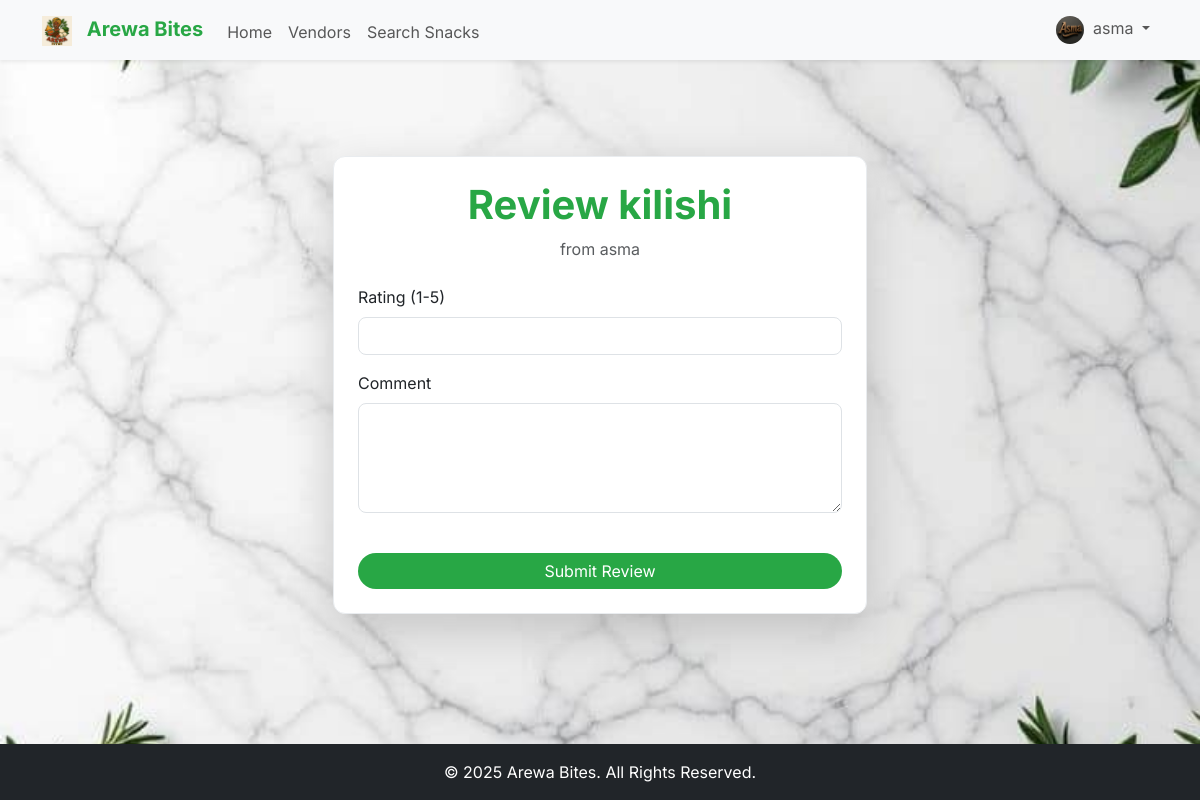
Page /snack/1/review (signed in) on the committed database.
### app/models.py (models this page shows, shortened)
class Vendor(db.Model, UserMixin):
    id = db.Column(db.Integer, primary_key=True)
    business_name = db.Column(db.String(100), unique=True, nullable=False)
    contact_name = db.Column(db.String(100), nullable=False)
    whatsapp_number = db.Column(db.String(20), unique=True, nullable=False)
    location_zone = db.Column(db.String(100), nullable=False)
    state = db.Column(db.String(100), nullable=False)
    email = db.Column(db.String(120), unique=True, nullable=False)
    password = db.Column(db.String(200), nullable=False)
    logo_url = db.Column(db.String(200), nullable=False, default='logos/default.png')
    is_admin = db.Column(db.Boolean, default=False)
    is_verified = db.Column(db.Boolean, default=False)
    referral_code = db.Column(db.String(10), unique=True, nullable=False)
    referred_by = db.Column(db.Integer, db.ForeignKey('vendor.id'))
    snacks = db.relationship('Snack', backref='vendor', lazy=True, cascade="all, delete-orphan")
    referrals = db.relationship('Vendor', backref=db.backref('referrer', remote_side=[id]), lazy=True)

class Snack(db.Model):
    id = db.Column(db.Integer, primary_key=True)
    name = db.Column(db.String(100), nullable=False)
    description = db.Column(db.Text, nullable=False)
    price = db.Column(db.Float, nullable=False)
    media_url = db.Column(db.String(200), nullable=False)
    media_type = db.Column(db.String(10), nullable=False)
    date_posted = db.Column(db.DateTime, nullable=False, default=datetime.utcnow)
    vendor_id = db.Column(db.Integer, db.ForeignKey('vendor.id'), nullable=False)
    reviews = db.relationship('Review', backref='snack', lazy=True, cascade="all, delete-orphan")

### app/routes.py (the view, shortened to what this page needs)
@main.route("/snack/<int:snack_id>/review", methods=['GET', 'POST'])
def review_snack(snack_id):
    snack = db.session.get(Snack, snack_id)
    if not snack:
        flash('Snack not found.', 'danger')
        return redirect(url_for('main.home'))
    form = ReviewForm()
    return render_template('review_snack.html', form=form, snack=snack)

### app/forms.py
class ReviewForm(FlaskForm):
    rating = IntegerField('Rating (1-5)', validators=[DataRequired(), NumberRange(min=1, max=5)])
    comment = TextAreaField('Comment', validators=[DataRequired(), Length(min=10, max=500)])
    submit = SubmitField('Submit Review')

### app/__init__.py (called while the page is built)
def create_app(config_class=Config):
    app = Flask(__name__)
    app.config.from_object(config_class)
    db.init_app(app)
    bcrypt.init_app(app)
    login_manager.init_app(app)
    csrf.init_app(app)
    migrate.init_app(app, db)
    socketio.init_app(app)
    @app.context_processor
    def inject_globals():
        current_vendor = None
        if 'vendor_id' in session:
            from app.models import Vendor
            current_vendor = db.session.get(Vendor, session.get('vendor_id'))
        return {
            'now': datetime.utcnow(),
            'current_vendor': current_vendor
        }
    from app.routes import main
    app.register_blueprint(main)
    return app

### app/routes.py (called while the page is built)
@login_manager.user_loader
def load_user(user_id):
    return db.session.get(Vendor, int(user_id))

@main.context_processor
def inject_globals():
    current_vendor = None
    if 'vendor_id' in session:
        current_vendor = db.session.get(Vendor, session.get('vendor_id'))
    return {
        'now': datetime.utcnow(),
        'current_vendor': current_vendor
    }

### app/templates/review_snack.html (shortened to what this page needs)
{% extends "base.html" %}
{% block content %}
<div class="container my-5">
    <div class="row justify-content-center">
        <div class="col-md-6">
            <div class="card p-4 shadow-lg arewa-card">
                <h1 class="card-title text-center arewa-text-green mb-2 fw-bold">Review {{ snack.name }}</h1>
                <p class="text-center text-muted mb-4">from {{ snack.vendor.business_name }}</p>
                <form method="POST" action="{{ url_for('main.review_snack', snack_id=snack.id) }}" novalidate>
                    <div class="mb-3">
                        <label for="{{ form.rating.id }}" class="form-label">Rating (1-5)</label>
                        {{ form.rating(class="form-control") }}
                    </div>
                    <div class="mb-3">
                        <label for="{{ form.comment.id }}" class="form-label">Comment</label>
                        {{ form.comment(class="form-control", rows="4") }}
                    </div>
                    {{ form.submit(class="btn btn-arewa-primary w-100 mt-4 rounded-pill") }}
                </form>
            </div>
        </div>
    </div>
</div>
{% endblock %}

### app/templates/base.html (shortened to what this page needs)
<!DOCTYPE html>
<html lang="en">
<head>
    <link rel="stylesheet" href="{{ url_for('static', filename='css/bootstrap.min.css') }}">
    <link rel="stylesheet" href="https://cdnjs.cloudflare.com/ajax/libs/font-awesome/6.4.0/css/all.min.css" />
    <link rel="stylesheet" href="{{ url_for('static', filename='css/style.css') }}">
</head>
<body class="bg-light d-flex flex-column min-vh-100">
    <nav class="navbar navbar-expand-lg bg-light shadow-sm">
        <div class="container">
            <a class="navbar-brand fw-bold" href="{{ url_for('main.home') }}">
                <img src="{{ url_for('static', filename='logos/arewa_logo.png') }}" alt="Arewa Bites Logo" style="height: 30px; margin-right: 10px;"> <span class="arewa-text-green">Arewa Bites</span>
            </a>
            <div class="collapse navbar-collapse" id="navbarNav">
                <ul class="navbar-nav me-auto mb-2 mb-lg-0">
                    <li class="nav-item">
                        <a class="nav-link nav-link-item" href="{{ url_for('main.home') }}">Home</a>
                    </li>
                    <li class="nav-item">
                        <a class="nav-link nav-link-item" href="{{ url_for('main.list_vendors') }}">Vendors</a>
                    </li>
                    <li class="nav-item">
                        <a class="nav-link nav-link-item" href="{{ url_for('main.search_snacks') }}">Search Snacks</a>
                    </li>
                </ul>
                <ul class="navbar-nav">
                    {% if current_vendor %}
                        <li class="nav-item dropdown">
                            <a class="nav-link dropdown-toggle" href="#" id="navbarDropdown" role="button" data-bs-toggle="dropdown" aria-expanded="false">
                                <img src="{{ url_for('static', filename=current_vendor.logo_url) }}" class="rounded-circle me-1" alt="Logo" style="width: 28px; height: 28px; object-fit: cover;">
                                {{ current_vendor.business_name }}
                            </a>
                        </li>
                    {% endif %}
                </ul>
            </div>
        </div>
    </nav>
    <main class="container mt-5 flex-grow-1">
        {% block content %}{% endblock %}
    </main>
    <footer class="mt-5 py-3 bg-dark text-white text-center">
        <div class="container">
            <p class="mb-0">&copy; {{ now.year }} Arewa Bites. All Rights Reserved.</p>
        </div>
    </footer>
</body>
</html>

### app/static/css/style.css (style rules this page uses)
body { background-color: #F8F9FA; background-image: url("../images/traditional_food_pattern.png"); background-repeat: no-repeat; background-position: center center; background-size: cover; background-attachment: fixed; color: #343A40; font-family: 'Inter', sans-serif; font-size: 1rem; line-height: 1.5; }
.arewa-text-green { color: #28A745 !important; }
.arewa-card { background-color: #FFFFFF; border: 1px solid #E9ECEF; border-radius: 12px; box-shadow: 0 8px 16px rgba(40, 167, 69, 0.15); }
.form-control, .btn, .badge { border-radius: 8px; }
.btn-arewa-primary { background-color: #28A745; color: white; border: none; }
.nav-link-item { position: relative; padding-bottom: 5px; transition: color 0.3s ease-in-out; }
.nav-link-item::after { content: ''; position: absolute; width: 0; height: 2px; bottom: 0; left: 0; background-color: #28A745; transition: width 0.3s ease-in-out; }
h1.arewa-text-green { font-weight: bold; }
.rounded-pill { padding-left: 1.5rem; padding-right: 1.5rem; }
.navbar-brand img { height: 30px; margin-right: 10px; }

### rows in the picture
Vendor: logo_url (picture), business_name "asma", vendor.business_name "asma"
Snack: name "kilishi"
